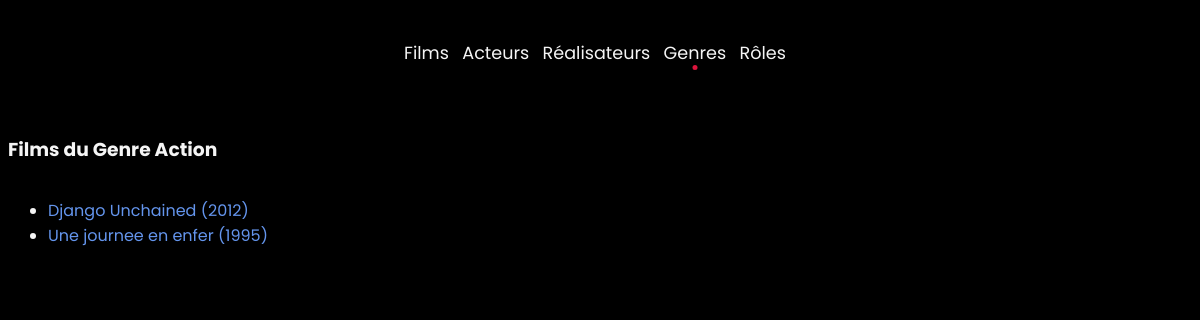
The app's page /index.php?action=detailKind&id=1, older data.
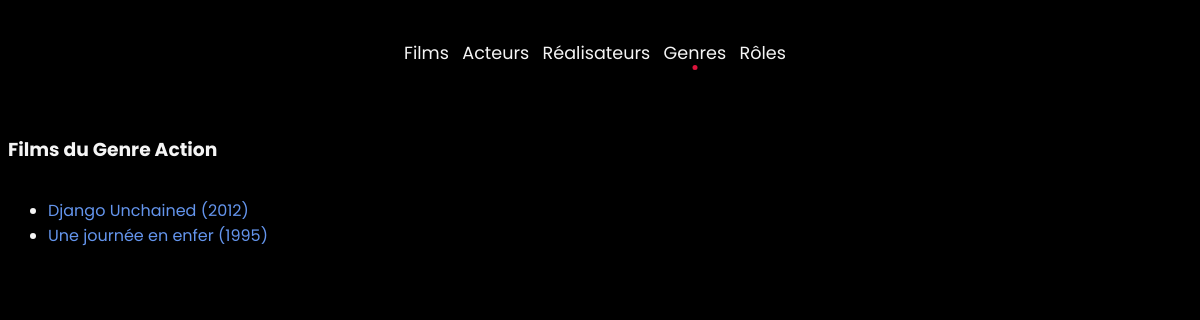
The same page, newer data.
### tables this page shows
CREATE TABLE IF NOT EXISTS Genre (
    id_genre INT AUTO_INCREMENT PRIMARY KEY,
    libelle VARCHAR(50)
);

CREATE TABLE IF NOT EXISTS Film (
    id_film INT AUTO_INCREMENT PRIMARY KEY,
    titre VARCHAR(255),
    annee_sortie INT,
    duree INT,
    synopsis TEXT,
    note INT,
    affiche VARCHAR(255) DEFAULT 'affiche.jpg',
    id_realisateur INT,
    FOREIGN KEY (id_realisateur) REFERENCES Realisateur(id_realisateur)
);

### controllers/KindController.php (called while the page is built, shortened)
<?php
class KindController
{
    public function detailKind($genreId)
    {
        $pdo = Connect::Connection();
        $details = $pdo->prepare("
        SELECT  f.id_film,g.libelle, f.titre, f.annee_sortie
        FROM Genre g
        INNER JOIN Classifier cl ON g.id_genre = cl.id_genre
        INNER JOIN Film f ON cl.id_film = f.id_film
        WHERE g.id_genre = :id
        ORDER BY f.annee_sortie DESC
    ");
        $details->execute(['id' => $genreId]);
        $genreDetails = $details->fetchAll();
        require "views/kindDetailsView.php";
    }
}

### views/kindDetailsView.php (the view, shortened to what this page needs)
<?php if (isset($genreDetails)) { ?>
    <ul>
        <?php foreach ($genreDetails as $film) {?>
            <li>
            <a href="index.php?action=detailFilm&id=<?= $film['id_film'] ?>">
              <?= $film['titre'] ?> (<?= $film['annee_sortie'] ?>) </a>
            </li>
        <?php } ?>
    </ul>
<?php } ?>
<?php
$titre_secondaire = "Films du Genre" . " " . $genreDetails[0]['libelle'];
$contenu = ob_get_clean();
require "views/template.php";
?>

### index.php (shortened to what this page needs)
<?php
$action = $_GET['action'] ?? 'listFilms';
$id = $_GET['id'] ?? null;
switch ($action) {
    case 'detailKind':
        if ($id) {
            $controller = new KindController();
            $controller->detailKind($id);
        }
        break;
}

### views/template.php (shortened to what this page needs)
<?php
$currentAction = $_GET['action'] ?? 'listFilms';
?>
<!DOCTYPE html>
<html lang="fr">
<head>
    <link rel="stylesheet" href="public/css/style.css">
    <link rel="stylesheet" href="https://cdnjs.cloudflare.com/ajax/libs/font-awesome/6.5.2/css/all.min.css">
</head>
<body>
    <header>
        <nav>
            <ul>
                <li><a href="index.php?action=listFilms" class="<?= strpos($currentAction, 'Film') ? 'active' : '' ?>">Films</a></li>
                <li><a href="index.php?action=listActors" class="<?= strpos($currentAction, 'Actor') ? 'active' : '' ?>">Acteurs</a></li>
                <li><a href="index.php?action=listDirectors" class="<?= strpos($currentAction, 'Director') ? 'active' : '' ?>">Réalisateurs</a></li>
                <li><a href="index.php?action=listKinds" class="<?= strpos($currentAction, 'Kind') ? 'active' : '' ?>">Genres</a></li>
                <li><a href="index.php?action=listRoles" class="<?= strpos($currentAction, 'Role') ? 'active' : '' ?>">Rôles</a></li>
            </ul>
        </nav>
    </header>
    <div id="wrapper">
        <main>
            <section id="content">
                <div class="container-buttons">
                    <h3 class="title-sec"> <?= isset($titre_secondaire) ? $titre_secondaire : '' ?></h3>
                </div>
                <?= isset($contenu) ? $contenu : '' ?>
            </section>
        </main>
    </div>
</body>
</html>

### public/css/style.css (style rules this page uses)
* { box-sizing: border-box; background-color: black; color: whitesmoke; font-family: 'Poppins', sans-serif; }
:root { --red : crimson; }
header { margin: 40px 0 50px 0; }
section { max-width: 1200px; margin: auto; }
footer, td, nav { text-align: center; font-size: 0.8rem; }
a { text-decoration: none; color : cornflowerblue }
nav>ul>li>a { color: inherit; }
nav ul { list-style-type: none; padding: 0; }
nav ul li { display: inline-block; margin-right: 10px; }
nav ul li a { position: relative; font-size: 1.1rem; }
nav ul li a.active::after { content: ''; position: absolute; left: 50%; bottom: -5px; width: 5px; height: 5px; border-radius: 50%; background-color: var(--red); transform: translateX(-50%); }
.title-sec { display: inline; }
.container-buttons { display: flex; align-items: center; justify-content: space-between; margin-bottom: 10px; }

Row changes from the older to the newer data that the page shows:
changed through a linked row, genre "Films du Genre Action": film.titre "Une journee en enfer" → "Une journée en enfer"
